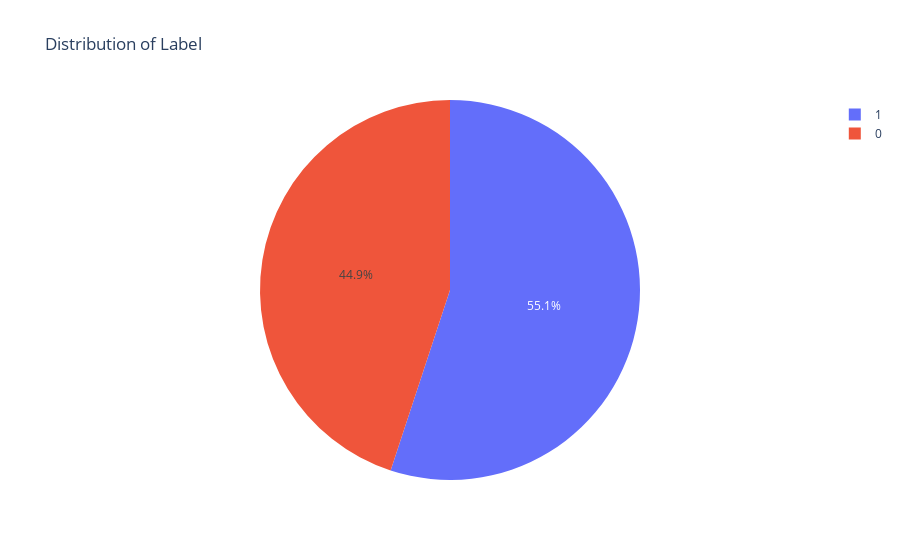

Source (notebook cell):
### Code cell
counts = df['label'].value_counts()
fig = px.pie(counts, values=counts.values, names=counts.index, title='Distribution of Label')
fig.show()

### Figure 1 — Plotly figure (JSON) as saved in the notebook; plotly's stock layout.template omitted (floating-point values rounded to 4 significant figures)
{"data": [{"domain": {"x": [0, 1], "y": [0, 1]}, "hovertemplate": "label=%{label}<br>value=%{value}<extra></extra>", "labels": [1, 0], "legendgroup": "", "name": "", "showlegend": true, "type": "pie", "values": [45332, 37000]}], "layout": {"autosize": true, "legend": {"tracegroupgap": 0}, "title": {"text": "Distribution of Label"}}}
